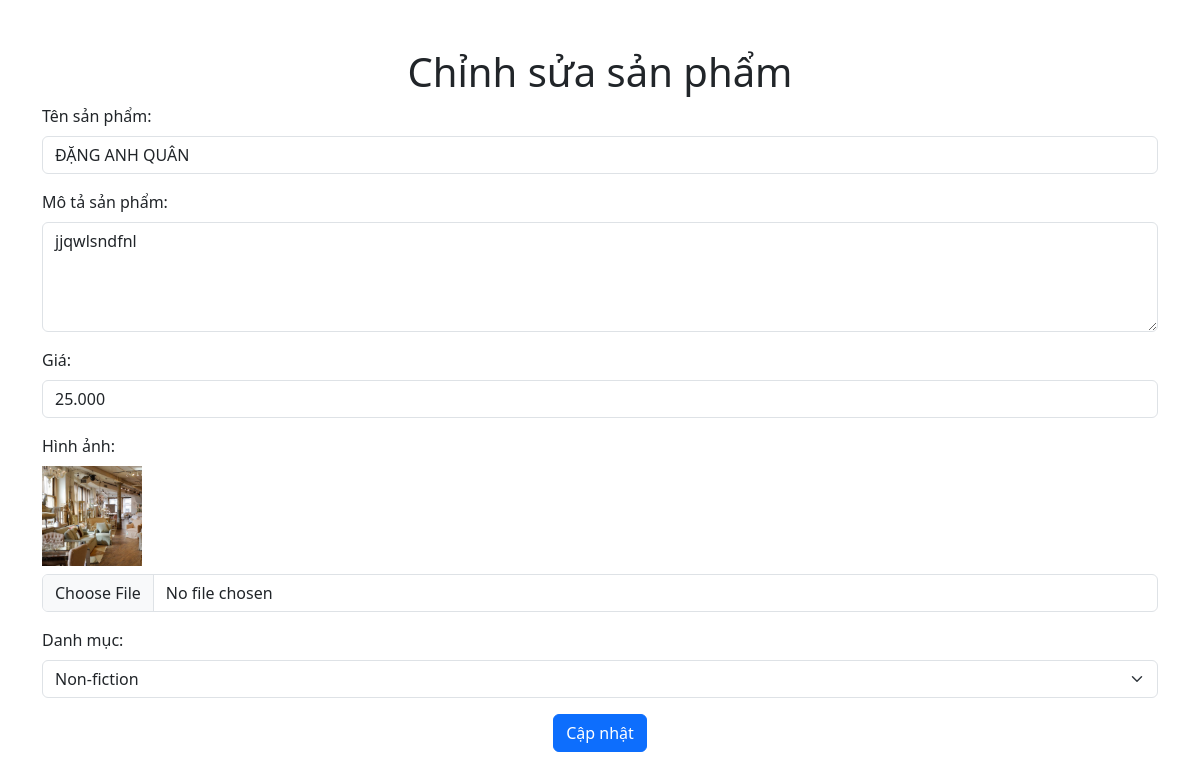
Page /edit_product.php?action=edit&id=5 on the earlier database version.
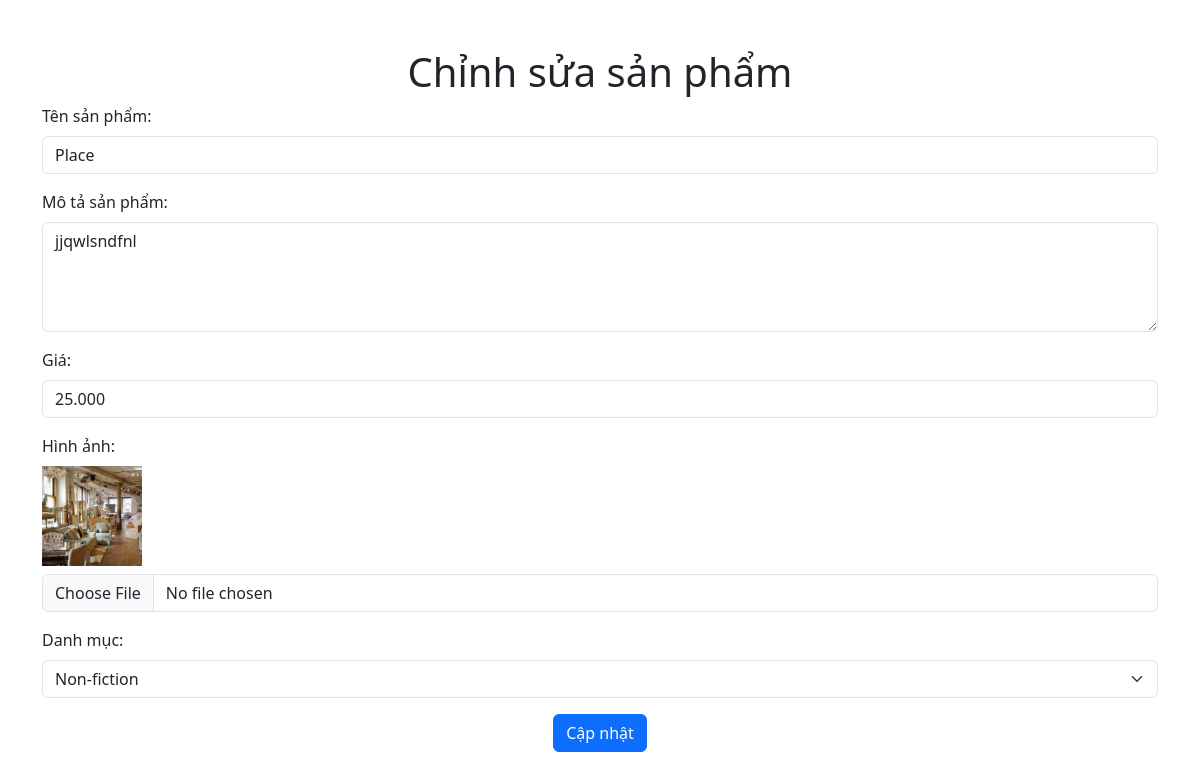
Same page on the later database version.
### tables this page shows
CREATE TABLE `products` (
  `id` int(11) NOT NULL,
  `name` varchar(255) NOT NULL,
  `desc` varchar(255) DEFAULT NULL,
  `price` decimal(10,3) DEFAULT NULL,
  `image` varchar(255) DEFAULT NULL,
  `category_id` int(11) NOT NULL
);

CREATE TABLE `category` (
  `id` int(11) NOT NULL,
  `name` varchar(255) NOT NULL
);

### Database.php (called while the page is built, shortened)
<?php
class Database
{
    private static $connection;
    public static function getConnection()
    {
        if (!self::$connection) {
            self::$connection = new mysqli(DB_HOST, DB_USER, DB_PASSWORD, DB_NAME);
            self::$connection->set_charset(DB_CHARSET);
        }
        return self::$connection;
    }
}

### Product_Database.php (called while the page is built, shortened)
<?php
require_once 'Database.php';
class Product_Database
{
    private $db;
    public function __construct()
    {
        $this->db = Database::getConnection();
    }
    public function getProductById($id)
    {
        $stmt = $this->db->prepare("SELECT * FROM Products WHERE id = ?");
        $stmt->bind_param("i", $id);
        $stmt->execute();
        $result = $stmt->get_result();
        return $result->fetch_assoc();
    }
}

### Category_Database.php (called while the page is built, shortened)
<?php
require_once 'Database.php';
class Category_Database
{
    private $db;
    public function __construct()
    {
        $this->db = Database::getConnection();
    }
    public function getAllCategories()
    {
        $result = $this->db->query("SELECT * FROM Category");
        if ($result) {
            return $result->fetch_all(MYSQLI_ASSOC);
        }
        return [];
    }
}

### edit_product.php (the view, shortened to what this page needs)
<?php
require_once 'Product_Database.php';
require_once 'Category_Database.php';
$product_database = new Product_Database();
$category_database = new Category_Database();
$categories = $category_database->getAllCategories();
$product = null;
if (isset($_GET["action"]) && $_GET["action"] == "edit" && isset($_GET["id"])) {
    $id = $_GET["id"];
    $product = $product_database->getProductById($id);
}
?>
<!DOCTYPE html>
<html lang="en">
<head>
    <link href="https://cdn.jsdelivr.net/npm/bootstrap@5.3.0-alpha1/dist/css/bootstrap.min.css" rel="stylesheet" />
</head>
<body>
    <div class="container mt-5">
        <h1 class="text-center"><?= $product ? "Chỉnh sửa" : "Thêm" ?> sản phẩm</h1>
        <form action="product_process.php?action=<?= $product ? "edit" : "add" ?>" method="POST" enctype="multipart/form-data">
            <div class="mb-3">
                <label for="name" class="form-label">Tên sản phẩm:</label>
                <input type="text" class="form-control" name="name" id="name" value="<?= htmlspecialchars($product['name'] ?? ''); ?>" required>
            </div>
            <div class="mb-3">
                <label for="desc" class="form-label">Mô tả sản phẩm:</label>
                <textarea class="form-control" name="desc" id="desc" rows="4"><?= htmlspecialchars($product['desc'] ?? ''); ?></textarea>
            </div>
            <div class="mb-3">
                <label for="price" class="form-label">Giá:</label>
                <input type="number" class="form-control" step="0.01" name="price" id="price" value="<?= htmlspecialchars($product['price'] ?? ''); ?>" required>
            </div>
            <div class="mb-3">
                <label for="image" class="form-label">Hình ảnh:</label>
                <?php if ($product && $product['image']): ?>
                    <div class="mb-2">
                        <img src="uploads/<?= htmlspecialchars($product['image']); ?>" alt="Product Image" width="100">
                    </div>
                <?php endif; ?>
                <input type="file" class="form-control" name="image" id="image" accept="image/*">
            </div>
            <div class="mb-3">
                <label for="category_id" class="form-label">Danh mục:</label>
                <select class="form-select" name="category_id" id="category_id" required>
                    <?php foreach ($categories as $category): ?>
                        <option value="<?= htmlspecialchars($category['id']); ?>"
                            <?= isset($product['category_id']) && $product['category_id'] == $category['id'] ? "selected" : ""; ?>>
                            <?= htmlspecialchars($category['name']); ?>
                        </option>
                    <?php endforeach; ?>
                </select>
            </div>
            <div class="text-center">
                <button type="submit" class="btn btn-primary"><?= $product ? "Cập nhật" : "Thêm mới" ?></button>
            </div>
        </form>
    </div>
</body>
</html>

Differences in the rows shown:
changed products "jjqwlsndfnl": name "ĐẶNG ANH QUÂN" → "Place"
